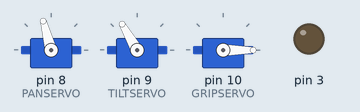
The sketch below on a simulated Arduino Uno, built with avr-gcc and run on an emulated ATmega328P. On the bench: 3 × servo, output pins drawn as LEDs (lit = HIGH). What the sketch prints to the serial monitor is not drawn.

Above: at 0.1 s.
At 11.1 s:
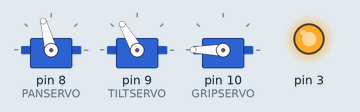
Timing chart, 0 to 12.6 s (numbered marks = the images above):
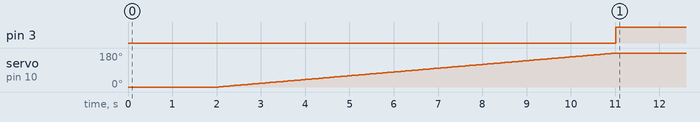

The sketch:

Mod_3B.ino
```cpp
#include <Servo.h>

#define GRIPSERVO 10
#define PANSERVO 8
#define TILTSERVO 9
#define GRIPSENSOR 12

int c = 0;
int gripValue = 0;
Servo panServo, tiltServo, gripServo;

void setup() {
  Serial.begin(9600);
  panServo.attach(PANSERVO);
  tiltServo.attach(TILTSERVO);
  gripServo.attach(GRIPSERVO);
  panServo.write(105);
  tiltServo.write(120);
  gripServo.write(0);
  pinMode(GRIPSERVO, INPUT);
  pinMode(3, OUTPUT);
  delay(2000);

}

void loop() {

  gripServo.write(c);
  if (digitalRead(GRIPSERVO) != 1 && c != 180){
    c++;
    delay(50);
  }
  if (digitalRead(GRIPSERVO) == 1 || c == 180){
    Serial.println("Gripped");
    digitalWrite(3, HIGH);
  }

}
```

Measured:
- by itself, pin 3: LOW → HIGH at 11.0 s
- by itself, servo on pin 10 (GRIPSERVO): moves from 0° to 180° over 9.0 s
